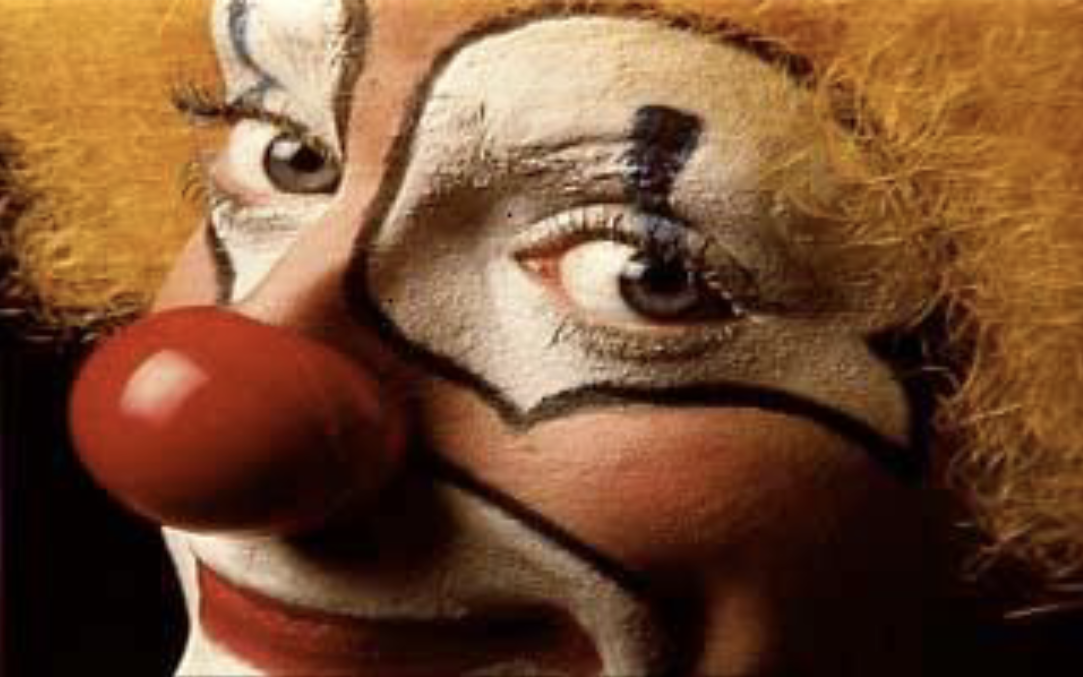
#> input picture Lab/T2/image.png, 1083 x 677 px
$ jupyter execute T2-numpy.ipynb
#> lines starting #> are read from the running program, lines starting #| are printed output that depends on the picture
[cell 1]
import cv2
import matplotlib.pyplot as plt
import numpy as np

[cell 2]
img = cv2.imread('image.png')
#> img is the input picture: shape (677, 1083, 3); mean B, G, R 50.6, 79.2, 119.1

def img_preprocess(img):
    img = cv2.cvtColor(img, cv2.COLOR_BGR2RGB)
    float32_img = np.float32(img / 255.0)
    return float32_img

def imshow(im, gray=False):
    plt.axis('off')
    if gray:
        plt.imshow(im, cmap='gray')
    else:
        plt.imshow(im)
    plt.show()

img = img_preprocess(img)
imshow(img)

[cell 3]
f = np.fft.fft2(img)
fshift = np.fft.fftshift(f)

magnitude_spectrum = 20 * np.log(np.abs(fshift))
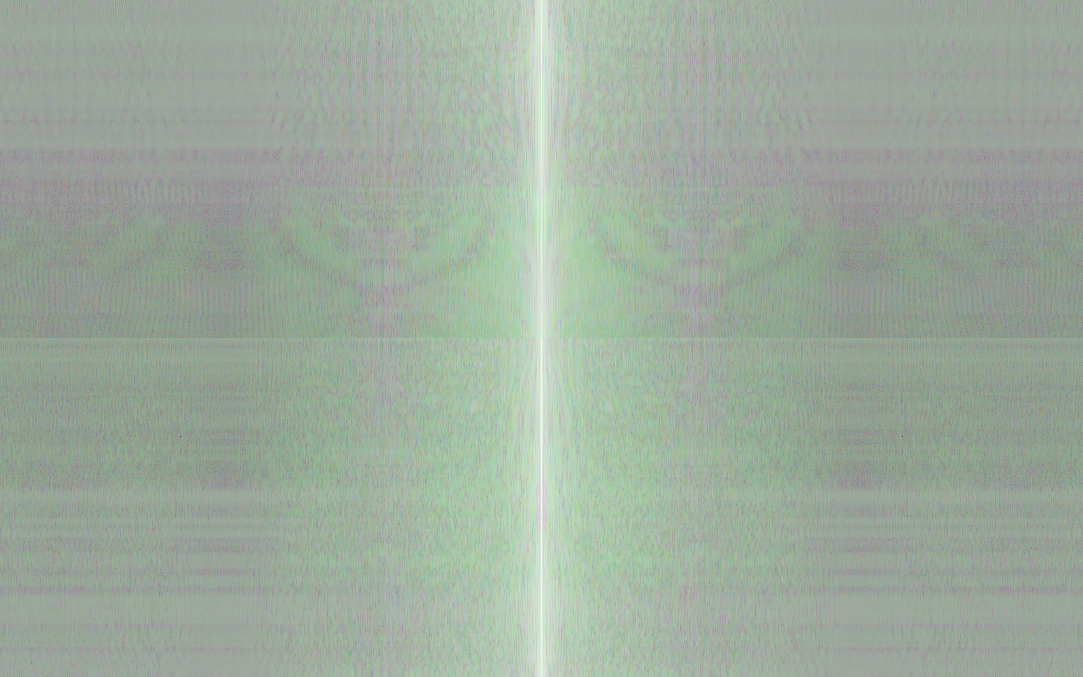
#> magnitude_spectrum: shape (677, 1083, 3) float64; mean of channels 0, 1, 2 -32.4, -6, -32.4; drawn with min black and max white
imshow(magnitude_spectrum)
#> call 2 of imshow, with gray = False
#> in imshow (call 2), `plt.show()`:
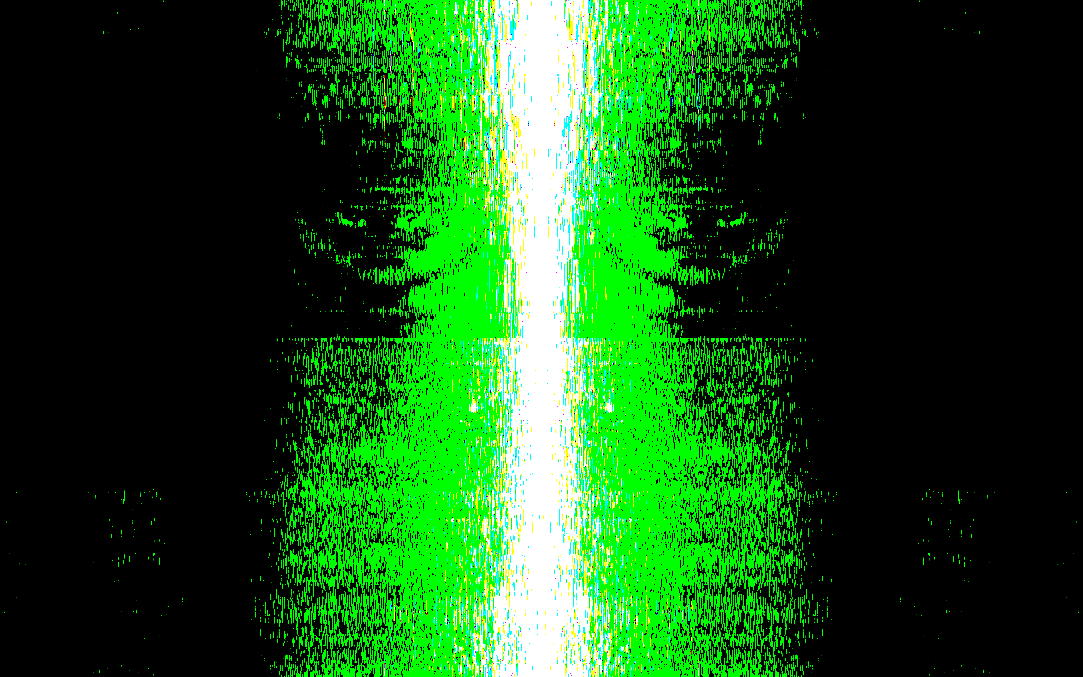
#> shown: shape (677, 1083, 3) float64; mean R, G, B 0.0899, 0.313, 0.0899

[cell 4]
ift = np.fft.ifft2(f)
imshow(np.abs(ift))
